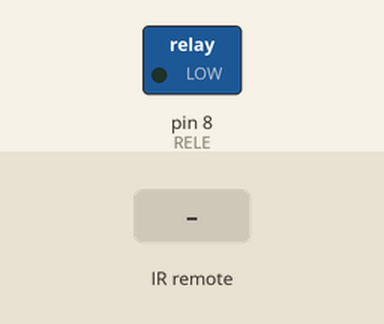
Recording of a sketch running on a simulated Arduino Uno, built with avr-gcc and run on an emulated ATmega328P. Parts: switched loads named in the sketch (green lamp = pin HIGH). The test bench sets the inputs (shaded band).

Above: at 1.2 s.
1.3 s: infrared code 0x890 received
At 2.4 s:
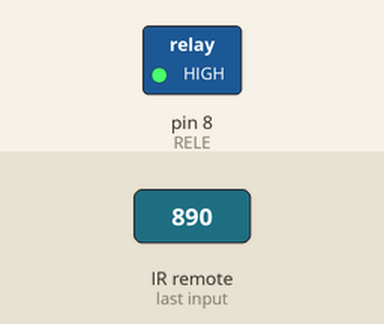
Timing chart, 0 to 4.3 s (numbered marks = the images above; inputs shaded):
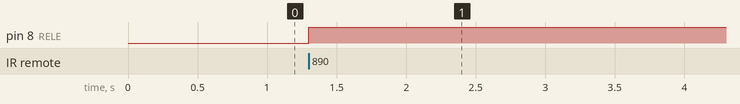

Measured:
- after the input at 1.3 s, pin 8 (RELE): LOW → HIGH at once

The sketch:

Exemplo18_Rele_Controle_remoto.ino
```cpp
#include <IRremote.h>
// Inclue a biblioteca IRremote
const int RECV_PIN = 2; //Receptor di IR no pino digital 2
int RELE = 8;
//Relé no pino 8
IRrecv irrecv(RECV_PIN);
decode_results results;
void setup()
{
  pinMode(RELE, OUTPUT);
  irrecv.enableIRIn();
  // Inicia o recebimento
}
void loop() {
  if (irrecv.decode(&results)) {
    if (results.value == 144){
      //Tecla CH+ do controle remoto
      digitalWrite(RELE, LOW);
    } //Aciona o Relé
    if (results.value == 2192){ //Tecla CH- do controle remoto
      digitalWrite(RELE, HIGH);
    } //Desliga o Relé
    irrecv.resume(); // Recebe proximo valor
  }
}
```
